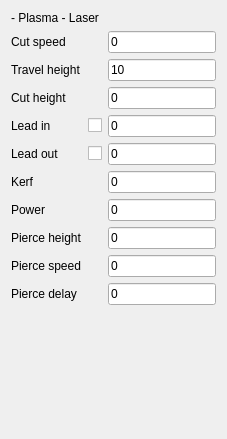
                     <widget class="QWidget" name="page_2">
                      <layout class="QGridLayout" name="gridLayout_18">
                       <item row="0" column="0">
                        <layout class="QGridLayout" name="gridLayout_17">
                         <item row="5" column="0">
                          <widget class="QLabel" name="label_6">
                           <property name="text">
                            <string>Lead out</string>
                           </property>
                          </widget>
                         </item>
                         <item row="3" column="0">
                          <widget class="QLabel" name="label_41">
                           <property name="text">
                            <string>Cut height</string>
                           </property>
                          </widget>
                         </item>
                         <item row="11" column="0">
                          <widget class="QLabel" name="label_54">
                           <property name="text">
                            <string>Pierce speed</string>
                           </property>
                          </widget>
                         </item>
                         <item row="5" column="2">
                          <widget class="QLineEdit" name="lineEdit_lead_out_plasma">
                           <property name="text">
                            <string>0</string>
                           </property>
                          </widget>
                         </item>
                         <item row="4" column="2">
                          <widget class="QLineEdit" name="lineEdit_lead_in_plasma">
                           <property name="text">
                            <string>0</string>
                           </property>
                          </widget>
                         </item>
                         <item row="9" column="0">
                          <widget class="QLabel" name="label_55">
                           <property name="text">
                            <string>Power</string>
                           </property>
                          </widget>
                         </item>
                         <item row="2" column="0">
                          <widget class="QLabel" name="label_51">
                           <property name="text">
                            <string>Travel height</string>
                           </property>
                          </widget>
                         </item>
                         <item row="10" column="2">
                          <widget class="QLineEdit" name="lineEdit_pierceheight_plasma">
                           <property name="text">
                            <string>0</string>
                           </property>
                          </widget>
                         </item>
                         <item row="12" column="2">
                          <widget class="QLineEdit" name="lineEdit_piercedelay_plasma">
                           <property name="text">
                            <string>0</string>
                           </property>
                          </widget>
                         </item>
                         <item row="9" column="2">
                          <widget class="QLineEdit" name="lineEdit_power_plasma">
                           <property name="text">
                            <string>0</string>
                           </property>
                          </widget>
                         </item>
                         <item row="10" column="0">
                          <widget class="QLabel" name="label_3">
                           <property name="text">
                            <string>Pierce height</string>
                           </property>
                          </widget>
                         </item>
                         <item row="2" column="2">
                          <widget class="QLineEdit" name="lineEdit_travelheight_plasma">
                           <property name="text">
                            <string>10</string>
                           </property>
                          </widget>
                         </item>
                         <item row="4" column="0">
                          <widget class="QLabel" name="label_5">
                           <property name="text">
                            <string>Lead in</string>
                           </property>
                          </widget>
                         </item>
                         <item row="5" column="1">
                          <widget class="QCheckBox" name="checkBox_use_lead_out_plasma">
                           <property name="text">
                            <string/>
                           </property>
                          </widget>
                         </item>
                         <item row="0" column="0" colspan="3">
                          <widget class="QLabel" name="label_47">
                           <property name="text">
                            <string>- Plasma - Laser</string>
                           </property>
                          </widget>
                         </item>
                         <item row="4" column="1">
                          <widget class="QCheckBox" name="checkBox_use_lead_in_plasma">
                           <property name="text">
                            <string/>
                           </property>
                          </widget>
                         </item>
                         <item row="3" column="2">
                          <widget class="QLineEdit" name="lineEdit_cutheight_plasma">
                           <property name="text">
                            <string>0</string>
                           </property>
                          </widget>
                         </item>
                         <item row="6" column="2">
                          <widget class="QLineEdit" name="lineEdit_kerf_plasma">
                           <property name="text">
                            <string>0</string>
                           </property>
                          </widget>
                         </item>
                         <item row="1" column="2">
                          <widget class="QLineEdit" name="lineEdit_cutspeed_plasma">
                           <property name="text">
                            <string>0</string>
                           </property>
                          </widget>
                         </item>
                         <item row="11" column="2">
                          <widget class="QLineEdit" name="lineEdit_piercespeed_plasma">
                           <property name="text">
                            <string>0</string>
                           </property>
                          </widget>
                         </item>
                         <item row="6" column="0">
                          <widget class="QLabel" name="label_40">
                           <property name="text">
                            <string>Kerf</string>
                           </property>
                          </widget>
                         </item>
                         <item row="1" column="0">
                          <widget class="QLabel" name="label_44">
                           <property name="text">
                            <string>Cut speed</string>
                           </property>
                          </widget>
                         </item>
                         <item row="12" column="0">
                          <widget class="QLabel" name="label_56">
                           <property name="text">
                            <string>Pierce delay</string>
                           </property>
                          </widget>
                         </item>
                        </layout>
                       </item>
                       <item row="1" column="0">
                        <spacer name="verticalSpacer_2">
                         <property name="orientation">
                          <enum>Qt::Vertical</enum>
                         </property>
                         <property name="sizeHint" stdset="0">
                          <size>
                           <width>20</width>
                           <height>123</height>
                          </size>
                         </property>
                        </spacer>
                       </item>
                      </layout>
                     </widget>
